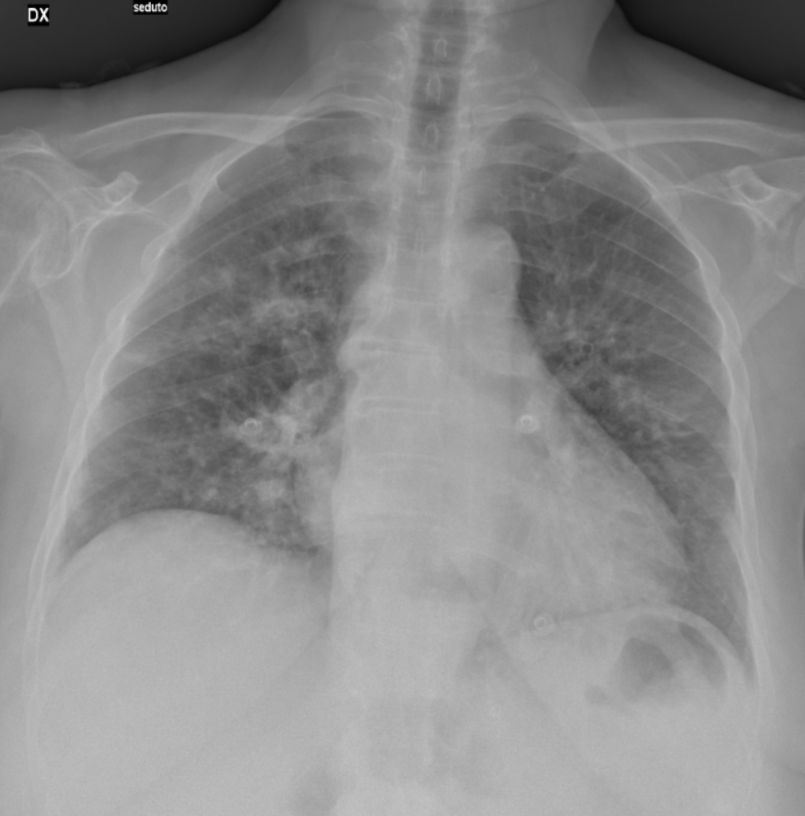
#> input picture dataset/images/1.jpeg, 1610 x 1632 px, found by its file name (shown at 1/2 size); its folder holds only this picture in this run
$ python preprocess.py
#> lines starting #> are read from the running program, lines starting #| are printed output that depends on the picture
import os
import cv2
import numpy as np
from PIL import Image  # Using PIL to handle RGBA to RGB conversion

# Directory paths
input_dir = "dataset/images/"
output_dir = "dataset/preprocessed_images/"
os.makedirs(output_dir, exist_ok=True)

# Preprocessing parameters
target_size = (224, 224)  # Resize all images to 224x224 pixels
normalize = True          # Normalize pixel values to ImageNet standards

# ImageNet Normalization values (mean and std)
mean = [0.485, 0.456, 0.406]
std = [0.229, 0.224, 0.225]

# Preprocessing function
def preprocess_image(image_path, output_path):
#> called with image_path = 'dataset/images/1.jpeg', output_path = 'dataset/preprocessed_images/'
    try:
        # Check if file is an image (not a directory)
        if not os.path.isfile(image_path):
            print(f"Skipping non-file: {image_path}")
            return

        # Open image using PIL to handle RGBA to RGB conversion
        image = Image.open(image_path)
#> image is the input picture: PIL image 1610x1632 RGB; min 0, max 255, mean 138.4

        # Convert RGBA to RGB if the image has 4 channels (for normal images with alpha channel)
        if image.mode == 'RGBA':
            image = image.convert('RGB')

        # Convert image to numpy array
        image = np.array(image)

        # Handle grayscale (convert grayscale to RGB)
        if len(image.shape) == 2:  # Grayscale image
            image = cv2.cvtColor(image, cv2.COLOR_GRAY2RGB)
        elif image.shape[2] == 4:  # RGBA image
            image = cv2.cvtColor(image, cv2.COLOR_RGBA2RGB)

        # Resize image to the target size
        image_resized = cv2.resize(image, target_size)
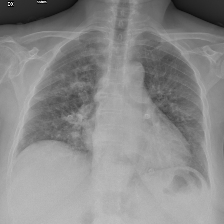
#> image_resized: shape (224, 224, 3); min 0, max 249, mean 138.4

        # Normalize the pixel values (ImageNet standards)
        image_normalized = (image_resized / 255.0 - mean) / std

        # Save preprocessed image as PNG or JPEG
        output_file = os.path.join(output_path, os.path.basename(image_path))
        # Convert image to uint8 for saving (in case you want to save it as an image)
        image_to_save = ((image_normalized * 255).astype(np.uint8))
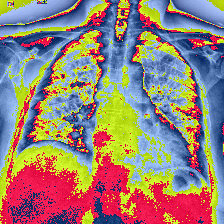
#> image_to_save: shape (224, 224, 3); mean R, G, B 150.6, 128.6, 119.8
        cv2.imwrite(output_file, cv2.cvtColor(image_to_save, cv2.COLOR_RGB2BGR))  # Convert back to BGR before saving
        print(f"Processed: {image_path} -> {output_file}")

    except Exception as e:
        print(f"Error processing {image_path}: {e}")

# Iterate through all images in the directory
for file_name in os.listdir(input_dir):
    file_path = os.path.join(input_dir, file_name)
    preprocess_image(file_path, output_dir)

print("Preprocessing completed.")

$ run again, on dataset/images/13.png
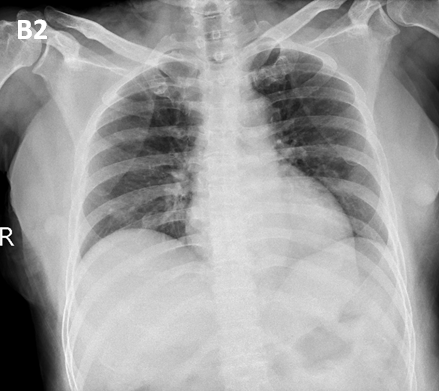
#> input picture dataset/images/13.png, 439 x 391 px, found by its file name
#> in preprocess_image, image is the input picture: PIL image 439x391 RGBA; mean R, G, B, A 159, 159, 159, 255
#> image: PIL image 439x391 RGB
#> in preprocess_image, `image_resized = cv2.resize(image, target_size)`:
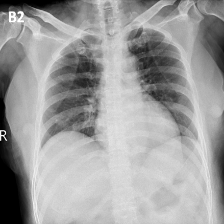
#> image_resized: shape (224, 224, 3); min 0, max 255, mean 158.9
#> in preprocess_image, `image_to_save = ((image_normalized * 255).astype(np.uint8))`:
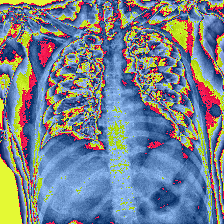
#> image_to_save: shape (224, 224, 3); mean R, G, B 119.4, 130.4, 142.2

$ run again, on dataset/images/14.jpeg
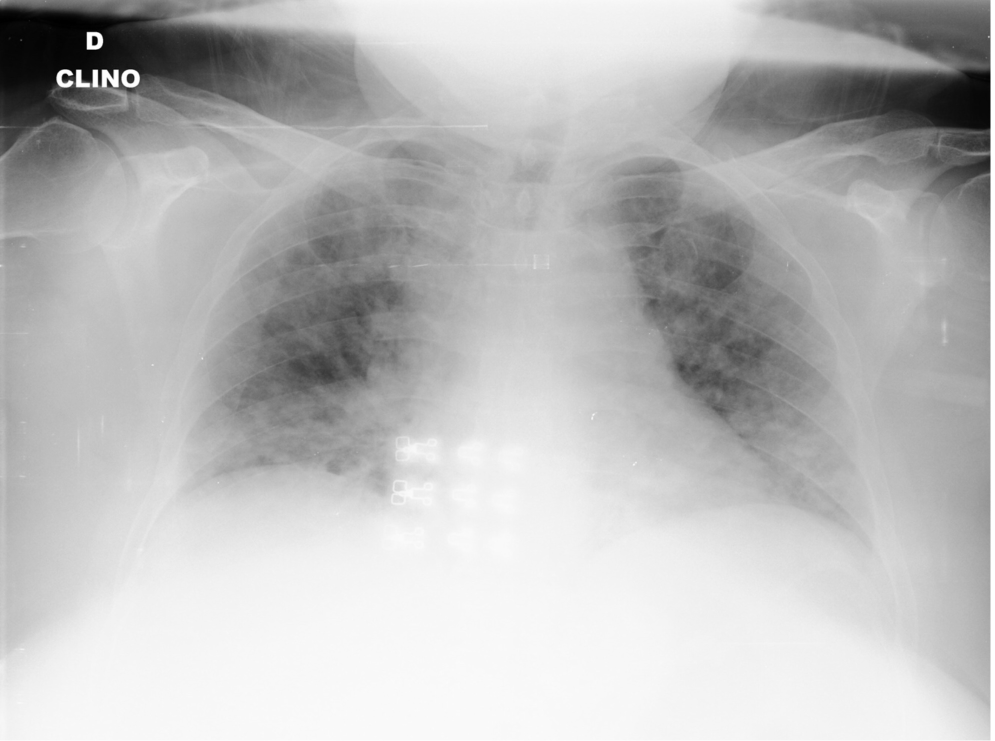
#> input picture dataset/images/14.jpeg, 1989 x 1482 px, found by its file name (shown at 1/2 size)
#> in preprocess_image, image is the input picture: PIL image 1989x1482 RGB; min 0, max 255, mean 186.8
#> in preprocess_image, `image_normalized = (image_resized / 255.0 - mean) / std`:
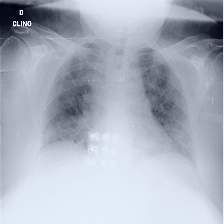
#> image_normalized: shape (224, 224, 3) float64; mean R, G, B 1.08, 1.23, 1.45; drawn with min black and max white
#> in preprocess_image, `image_to_save = ((image_normalized * 255).astype(np.uint8))`:
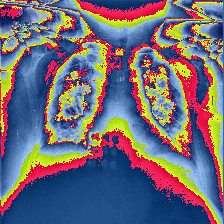
#> image_to_save: shape (224, 224, 3); mean R, G, B 112.2, 106, 118.1

$ run again, on dataset/images/15.jpg
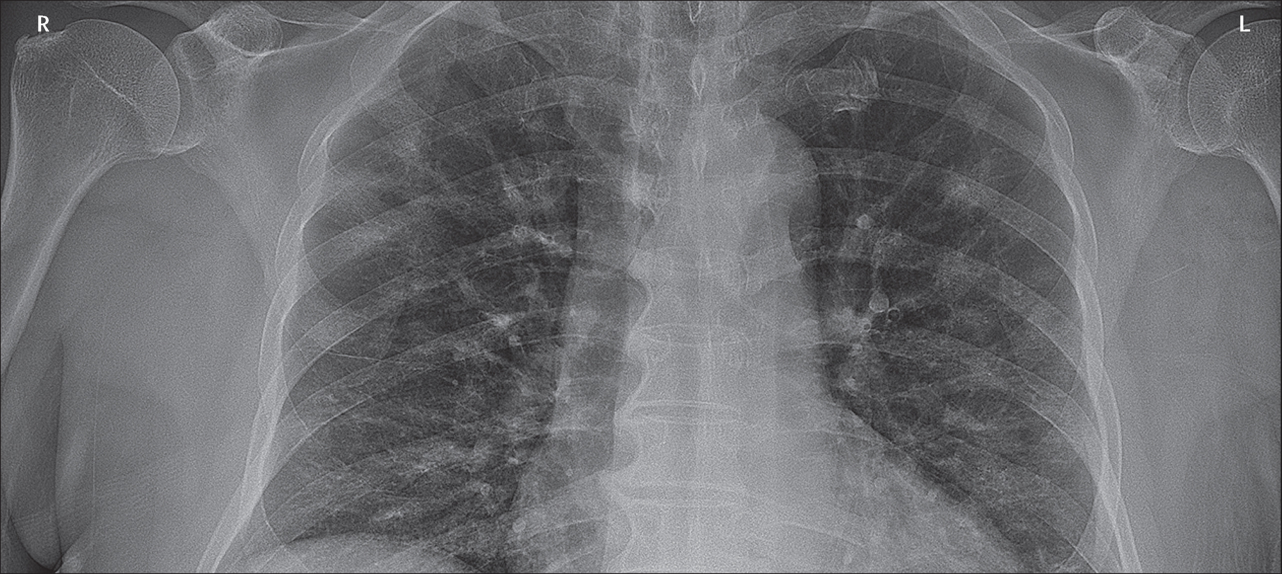
#> input picture dataset/images/15.jpg, 2563 x 1148 px, found by its file name (shown at 1/2 size)
#> in preprocess_image, image is the input picture: PIL image 2563x1148 RGB; mean R, G, B 110.5, 111, 113.9
#> in preprocess_image, `image_normalized = (image_resized / 255.0 - mean) / std`:
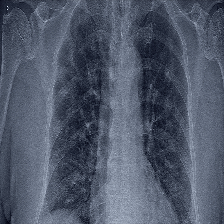
#> image_normalized: shape (224, 224, 3) float64; mean R, G, B -0.224, -0.0901, 0.183; drawn with min black and max white
#> in preprocess_image, `image_to_save = ((image_normalized * 255).astype(np.uint8))`:
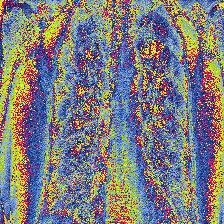
#> image_to_save: shape (224, 224, 3); mean R, G, B 125.6, 124.1, 126.6

$ run again, on dataset/images/10.png
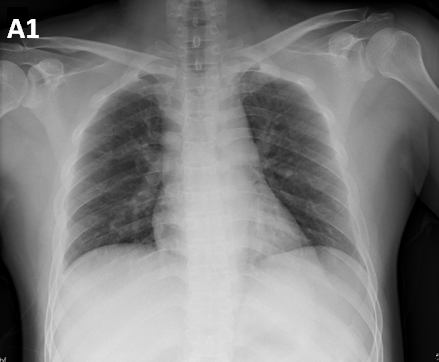
#> input picture dataset/images/10.png, 439 x 362 px, found by its file name
#> in preprocess_image, image is the input picture: PIL image 439x362 RGBA; mean R, G, B, A 126.6, 126.6, 126.6, 255
#> image: PIL image 439x362 RGB
#> in preprocess_image, `image_resized = cv2.resize(image, target_size)`:
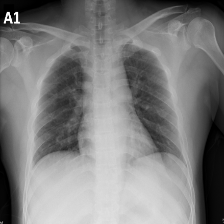
#> image_resized: shape (224, 224, 3); min 0, max 255, mean 126.5
#> in preprocess_image, `image_to_save = ((image_normalized * 255).astype(np.uint8))`:
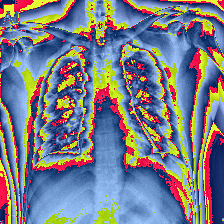
#> image_to_save: shape (224, 224, 3); mean R, G, B 121.6, 124.4, 136.1
